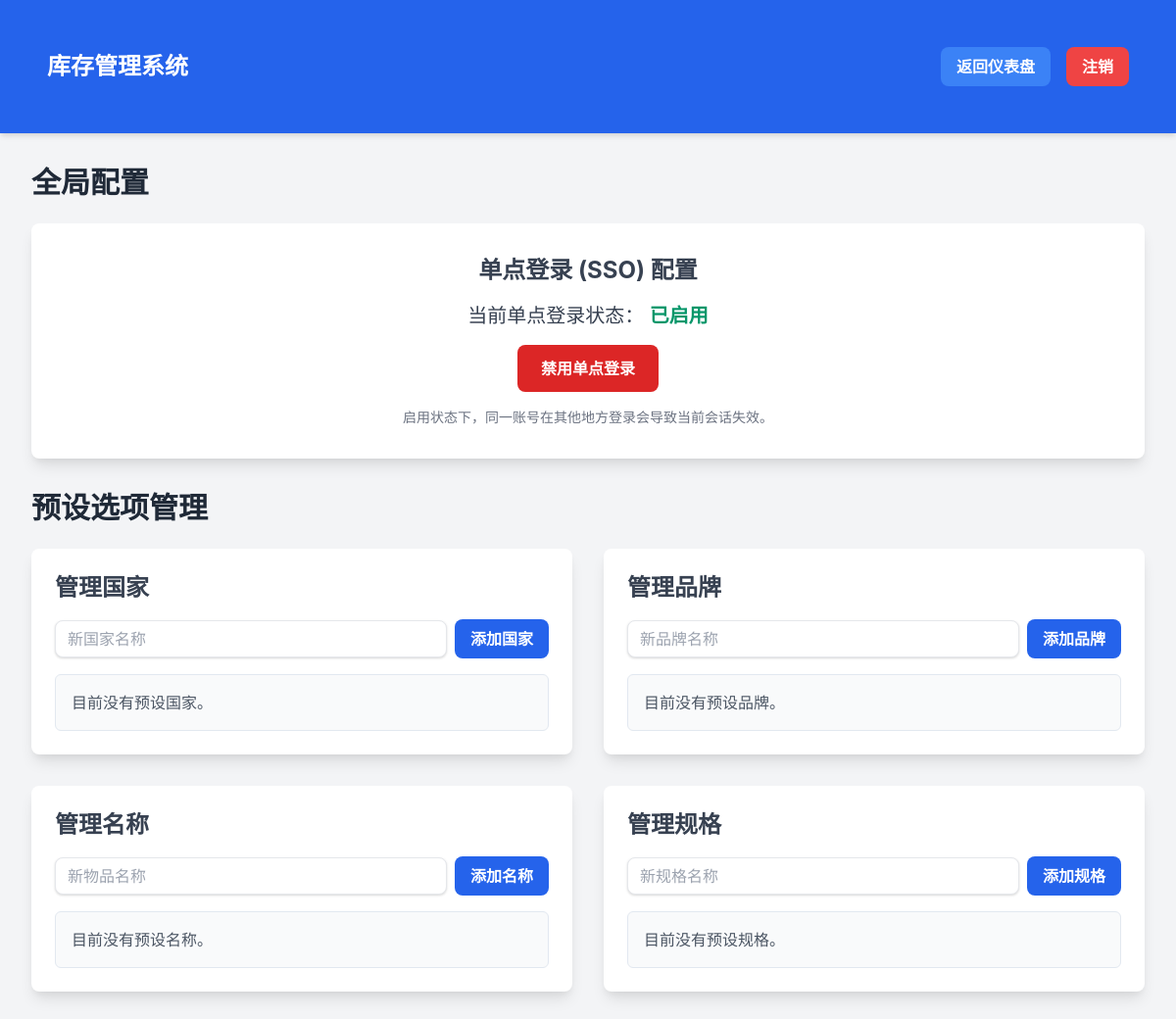
/global_settings.php (signed in), run on an earlier commit of the app's database.
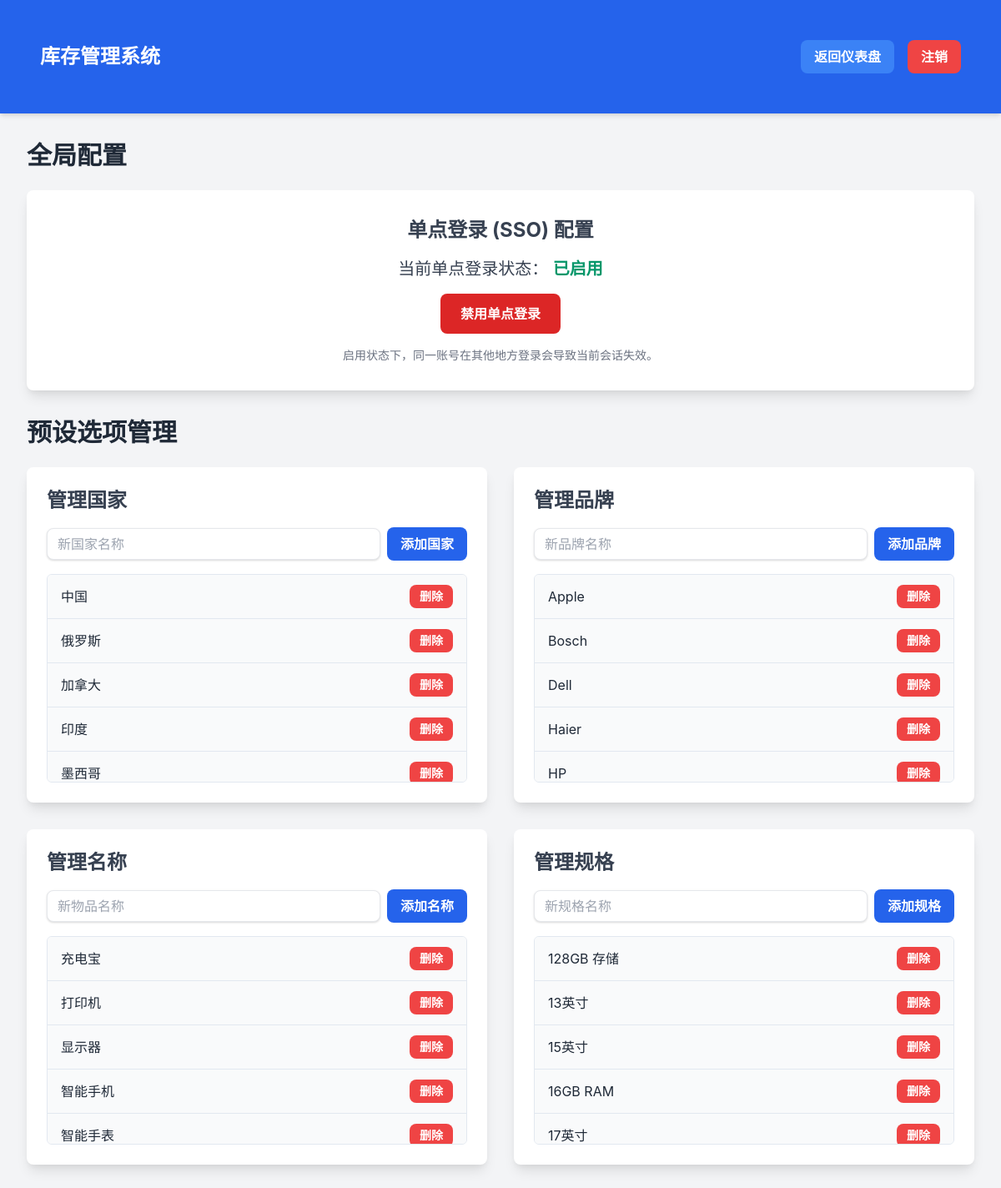
And on a later commit of the database.
### tables this page shows
CREATE TABLE IF NOT EXISTS preset_countries (
    id INT AUTO_INCREMENT PRIMARY KEY,
    name VARCHAR(100) NOT NULL UNIQUE
);

CREATE TABLE IF NOT EXISTS preset_brands (
    id INT AUTO_INCREMENT PRIMARY KEY,
    name VARCHAR(255) NOT NULL UNIQUE
);

CREATE TABLE IF NOT EXISTS preset_names (
    id INT AUTO_INCREMENT PRIMARY KEY,
    name VARCHAR(255) NOT NULL UNIQUE
);

CREATE TABLE IF NOT EXISTS preset_specifications (
    id INT AUTO_INCREMENT PRIMARY KEY,
    name VARCHAR(255) NOT NULL UNIQUE
);

### global_settings.php (the view, shortened to what this page needs)
<?php
require_once 'check_session.php';
$sso_enabled = false;
$sql_get_sso = "SELECT setting_value FROM system_settings WHERE setting_name = 'sso_enabled'";
$result_sso = $conn->query($sql_get_sso);
if ($result_sso && $result_sso->num_rows > 0) {
    $row_sso = $result_sso->fetch_assoc();
    $sso_enabled = ($row_sso['setting_value'] === 'true');
} else {
    $stmt_insert_default = $conn->prepare("INSERT IGNORE INTO system_settings (setting_name, setting_value) VALUES ('sso_enabled', 'true')");
    $stmt_insert_default->execute();
    $stmt_insert_default->close();
    $sso_enabled = true;
}
$countries = [];
$sql_countries = "SELECT id, name FROM preset_countries ORDER BY name ASC";
$result_countries = $conn->query($sql_countries);
if ($result_countries && $result_countries->num_rows > 0) {
    while ($row = $result_countries->fetch_assoc()) {
        $countries[] = $row;
    }
}
$brands = [];
$sql_brands = "SELECT id, name FROM preset_brands ORDER BY name ASC";
$result_brands = $conn->query($sql_brands);
if ($result_brands && $result_brands->num_rows > 0) {
    while ($row = $result_brands->fetch_assoc()) {
        $brands[] = $row;
    }
}
$names = [];
$sql_names = "SELECT id, name FROM preset_names ORDER BY name ASC";
$result_names = $conn->query($sql_names);
if ($result_names && $result_names->num_rows > 0) {
    while ($row = $result_names->fetch_assoc()) {
        $names[] = $row;
    }
}
$specifications = [];
$sql_specifications = "SELECT id, name FROM preset_specifications ORDER BY name ASC";
$result_specifications = $conn->query($sql_specifications);
if ($result_specifications && $result_specifications->num_rows > 0) {
    while ($row = $result_specifications->fetch_assoc()) {
        $specifications[] = $row;
    }
}
?>
<!DOCTYPE html>
<html lang="zh-CN">
<head>
    <link href="https://cdn.jsdelivr.net/npm/tailwindcss@2.2.19/dist/tailwind.min.css" rel="stylesheet">
</head>
<body class="bg-gray-100">
    <nav class="bg-blue-600 p-4 shadow-md">
        <div class="container flex justify-between items-center">
            <h1 class="text-white text-2xl font-bold">库存管理系统</h1>
            <div class="flex items-center space-x-4">
                <a href="dashboard.php" class="bg-blue-500 hover:bg-blue-700 text-white font-bold py-2 px-4 rounded-lg transition duration-150 ease-in-out">
                    返回仪表盘
                </a>
                <a href="logout.php" class="bg-red-500 hover:bg-red-700 text-white font-bold py-2 px-4 rounded-lg transition duration-150 ease-in-out">
                    注销
                </a>
            </div>
        </div>
    </nav>
    <div class="container mt-8">
        <h2 class="text-3xl font-bold text-gray-800 mb-6">全局配置</h2>
        <div class="bg-white p-8 rounded-lg shadow-lg mb-8">
            <h3 class="text-2xl font-bold text-gray-700 mb-4 text-center">单点登录 (SSO) 配置</h3>
            <p class="text-gray-700 text-xl mb-4 text-center">当前单点登录状态：
                <span class="font-bold <?php echo $sso_enabled ? 'text-green-600' : 'text-red-600'; ?>">
                    <?php echo $sso_enabled ? '已启用' : '已禁用'; ?>
                </span>
            </p>
            <form action="global_settings.php" method="post" class="text-center">
                <button type="submit" name="toggle_sso"
                        class="px-6 py-3 rounded-lg font-bold text-white transition duration-150 ease-in-out
                               <?php echo $sso_enabled ? 'bg-red-600 hover:bg-red-700' : 'bg-green-600 hover:bg-green-700'; ?>">
                    <?php echo $sso_enabled ? '禁用单点登录' : '启用单点登录'; ?>
                </button>
            </form>
            <p class="text-gray-500 text-sm mt-4 text-center">
                <?php echo $sso_enabled ? '启用状态下，同一账号在其他地方登录会导致当前会话失效。' : '禁用状态下，同一账号可在多个地方同时登录。'; ?>
            </p>
        </div>
        <h3 class="text-3xl font-bold text-gray-800 mb-6">预设选项管理</h3>
        <div class="grid grid-cols-1 md:grid-cols-2 lg:grid-cols-2 gap-8">
            <div class="bg-white p-6 rounded-lg shadow-lg">
                <h3 class="text-2xl font-bold text-gray-700 mb-4">管理国家</h3>
                <form action="global_settings.php" method="post" class="flex items-center space-x-2 mb-4">
                    <input type="text" name="country_name" placeholder="新国家名称" required
                           class="shadow appearance-none border rounded-lg py-2 px-3 text-gray-700 leading-tight focus:outline-none focus:ring-2 focus:ring-blue-500 focus:border-transparent flex-grow">
                    <button type="submit" name="add_country"
                            class="bg-blue-600 hover:bg-blue-700 text-white font-bold py-2 px-4 rounded-lg transition duration-150 ease-in-out">
                        添加国家
                    </button>
                </form>
                <div class="preset-list bg-gray-50">
                    <?php if (empty($countries)): ?>
                        <p class="p-4 text-gray-600">目前没有预设国家。</p>
                    <?php else: ?>
                        <?php foreach ($countries as $country): ?>
                            <div class="preset-item">
                                <span class="text-gray-800"><?php echo htmlspecialchars($country['name']); ?></span>
                                <a href="global_settings.php?action=delete&type=country&id=<?php echo $country['id']; ?>"
                                   onclick="return confirm('确定要删除国家 <?php echo htmlspecialchars($country['name']); ?> 吗？');"
                                   class="bg-red-500 hover:bg-red-700 text-white text-sm font-bold py-1 px-3 rounded-lg transition duration-150 ease-in-out">
                                    删除
                                </a>
                            </div>
                        <?php endforeach; ?>
                    <?php endif; ?>
                </div>
            </div>
            <div class="bg-white p-6 rounded-lg shadow-lg">
                <h3 class="text-2xl font-bold text-gray-700 mb-4">管理品牌</h3>
                <form action="global_settings.php" method="post" class="flex items-center space-x-2 mb-4">
                    <input type="text" name="brand_name" placeholder="新品牌名称" required
                           class="shadow appearance-none border rounded-lg py-2 px-3 text-gray-700 leading-tight focus:outline-none focus:ring-2 focus:ring-blue-500 focus:border-transparent flex-grow">
                    <button type="submit" name="add_brand"
                            class="bg-blue-600 hover:bg-blue-700 text-white font-bold py-2 px-4 rounded-lg transition duration-150 ease-in-out">
                        添加品牌
                    </button>
                </form>
                <div class="preset-list bg-gray-50">
                    <?php if (empty($brands)): ?>
                        <p class="p-4 text-gray-600">目前没有预设品牌。</p>
                    <?php else: ?>
                        <?php foreach ($brands as $brand): ?>
                            <div class="preset-item">
                                <span class="text-gray-800"><?php echo htmlspecialchars($brand['name']); ?></span>
                                <a href="global_settings.php?action=delete&type=brand&id=<?php echo $brand['id']; ?>"
                                   onclick="return confirm('确定要删除品牌 <?php echo htmlspecialchars($brand['name']); ?> 吗？');"
                                   class="bg-red-500 hover:bg-red-700 text-white text-sm font-bold py-1 px-3 rounded-lg transition duration-150 ease-in-out">
                                    删除
                                </a>
                            </div>
                        <?php endforeach; ?>
                    <?php endif; ?>
                </div>
            </div>
            <div class="bg-white p-6 rounded-lg shadow-lg">
                <h3 class="text-2xl font-bold text-gray-700 mb-4">管理名称</h3>
                <form action="global_settings.php" method="post" class="flex items-center space-x-2 mb-4">
                    <input type="text" name="item_name" placeholder="新物品名称" required
                           class="shadow appearance-none border rounded-lg py-2 px-3 text-gray-700 leading-tight focus:outline-none focus:ring-2 focus:ring-blue-500 focus:border-transparent flex-grow">
                    <button type="submit" name="add_name"
                            class="bg-blue-600 hover:bg-blue-700 text-white font-bold py-2 px-4 rounded-lg transition duration-150 ease-in-out">
                        添加名称
                    </button>
                </form>
                <div class="preset-list bg-gray-50">
                    <?php if (empty($names)): ?>
                        <p class="p-4 text-gray-600">目前没有预设名称。</p>
                    <?php else: ?>
                        <?php foreach ($names as $name_item): ?>
                            <div class="preset-item">
                                <span class="text-gray-800"><?php echo htmlspecialchars($name_item['name']); ?></span>
                                <a href="global_settings.php?action=delete&type=name&id=<?php echo $name_item['id']; ?>"
                                   onclick="return confirm('确定要删除名称 <?php echo htmlspecialchars($name_item['name']); ?> 吗？');"
                                   class="bg-red-500 hover:bg-red-700 text-white text-sm font-bold py-1 px-3 rounded-lg transition duration-150 ease-in-out">
                                    删除
                                </a>
                            </div>
                        <?php endforeach; ?>
                    <?php endif; ?>
                </div>
            </div>
            <div class="bg-white p-6 rounded-lg shadow-lg">
                <h3 class="text-2xl font-bold text-gray-700 mb-4">管理规格</h3>
                <form action="global_settings.php" method="post" class="flex items-center space-x-2 mb-4">
                    <input type="text" name="spec_name" placeholder="新规格名称" required
                           class="shadow appearance-none border rounded-lg py-2 px-3 text-gray-700 leading-tight focus:outline-none focus:ring-2 focus:ring-blue-500 focus:border-transparent flex-grow">
                    <button type="submit" name="add_specification"
                            class="bg-blue-600 hover:bg-blue-700 text-white font-bold py-2 px-4 rounded-lg transition duration-150 ease-in-out">
                        添加规格
                    </button>
                </form>
                <div class="preset-list bg-gray-50">
                    <?php if (empty($specifications)): ?>
                        <p class="p-4 text-gray-600">目前没有预设规格。</p>
                    <?php else: ?>
                        <?php foreach ($specifications as $spec_item): ?>
                            <div class="preset-item">
                                <span class="text-gray-800"><?php echo htmlspecialchars($spec_item['name']); ?></span>
                                <a href="global_settings.php?action=delete&type=specification&id=<?php echo $spec_item['id']; ?>"
                                   onclick="return confirm('确定要删除规格 <?php echo htmlspecialchars($spec_item['name']); ?> 吗？');"
                                   class="bg-red-500 hover:bg-red-700 text-white text-sm font-bold py-1 px-3 rounded-lg transition duration-150 ease-in-out">
                                    删除
                                </a>
                            </div>
                        <?php endforeach; ?>
                    <?php endif; ?>
                </div>
            </div>
        </div>
    </div>
</body>
</html>

### global_settings.php (style rules this page uses)
body { font-family: 'Inter', sans-serif; background-color: #f0f2f5; }
.container { max-width: 1200px; margin: 0 auto; padding: 2rem; }
.preset-list { max-height: 250px; overflow-y: auto; border: 1px solid #e2e8f0; border-radius: 0.375rem; margin-top: 1rem; }
.preset-item { display: flex; justify-content: space-between; align-items: center; padding: 0.75rem 1rem; border-bottom: 1px solid #e2e8f0; }

What changed in the data, as far as the page shows it:
added preset_countries: name "中国"
added preset_countries: name "俄罗斯"
added preset_countries: name "加拿大"
added preset_countries: name "印度"
added preset_countries: name "墨西哥"
added preset_brands: name "Apple"
added preset_brands: name "Bosch"
added preset_brands: name "Dell"
added preset_brands: name "Haier"
added preset_brands: name "HP"
added preset_names: name "充电宝"
added preset_names: name "打印机"
added preset_names: name "显示器"
added preset_names: name "智能手机"
added preset_names: name "智能手表"
added preset_specifications: name "128GB 存储"
added preset_specifications: name "13英寸"
added preset_specifications: name "15英寸"
added preset_specifications: name "16GB RAM"
added preset_specifications: name "17英寸"
Also different on the page:
text no longer shown: "目前没有预设国家。 目前没有预设品牌。 目前没有预设名称。 目前没有预设规格。"
